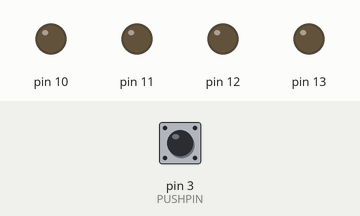
Simulated run of this sketch. Board: Arduino Uno, built with avr-gcc and run on an emulated ATmega328P. Shown: output pins drawn as LEDs (lit = HIGH). Inputs (shaded band) come from the test bench; at power-on: pin 3 (PUSHPIN) LOW.

Above: at 1.2 s.
1.3 s: pin 3 (PUSHPIN) pulled HIGH for 0.15 s
At 1.4 s:
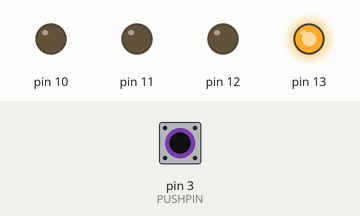
3.6 s: pin 3 (PUSHPIN) pulled HIGH for 1 s
At 4.5 s:
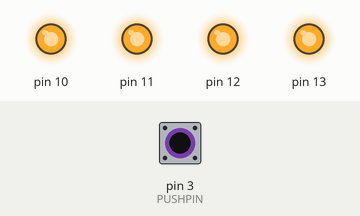
6.7 s: pin 3 (PUSHPIN) pulled HIGH for 3.2 s
At 7.01 s:
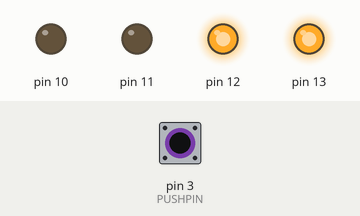
Timing chart, 0 to 11.5 s (numbered marks = the images above; inputs shaded):
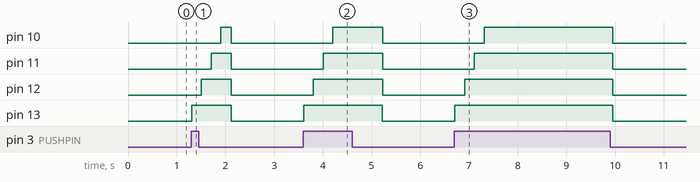

Measured:
- after the input at 1.3 s, pin 10: LOW → HIGH after 0.61 s, → LOW 0.21 s later; pin 11: LOW → HIGH after 0.41 s, → LOW 0.41 s later; pin 12: LOW → HIGH after 0.21 s, → LOW 0.61 s later; pin 13: LOW → HIGH at once, → LOW 0.81 s later
- after the input at 3.6 s, pin 10: LOW → HIGH after 0.61 s, → LOW 1.0 s later; pin 11: LOW → HIGH after 0.41 s, → LOW 1.2 s later; pin 12: LOW → HIGH after 0.21 s, → LOW 1.4 s later; pin 13: LOW → HIGH at once, → LOW 1.6 s later
- after the input at 6.7 s, pin 10: LOW → HIGH after 0.61 s, → LOW 2.6 s later; pin 11: LOW → HIGH after 0.41 s, → LOW 2.8 s later; pin 12: LOW → HIGH after 0.21 s, → LOW 3.0 s later; pin 13: LOW → HIGH at once, → LOW 3.2 s later

The sketch:

button4leds.ino
```cpp
// C++ code
//
const int PUSHPIN = 3;

void setup()
{
  pinMode(PUSHPIN, INPUT);

  for (int i=10; i<=13; i++)
  {
  	pinMode(i, OUTPUT); // LED pins 10~13
  }
}

void loop()
{
  if (digitalRead(PUSHPIN) == HIGH)
  {
    for (int i=13; i>=10; i--){
      digitalWrite(i,HIGH);
      delay(200);
    }
  }
  else
  {
    for (int i=13; i>=10; i--){
      digitalWrite(i,LOW);
      delay(1);
    }
  }
  delay(10);
}
```
